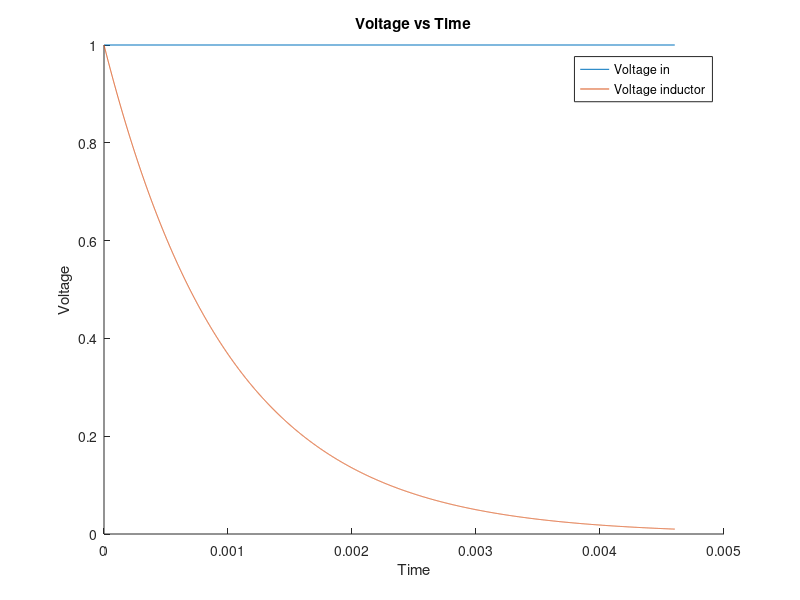

MATLAB code for this plot:
% Script to plot RL circuit

%% Initial values
R = 100;
L = 100*10^-3;
Vin = 1;
i = [0, 0]; % i has t in first column, current in second
h = 1*10^-6;

%% Calculating i and v
while( abs(i(end, 2)-.01) > 0.0001)
    i = [i; [i(end, 1)+h, (1-h*R/L)*i(end, 2)+h/L*Vin]];
    
end

Vl = [i(:, 1), Vin-R*i(:, 2)];

%% Plotting
t = Vl(end, 1);

figure;
hold on;
plot([0 t], [Vin Vin]);
plot(Vl(1:end, 1), Vl(1:end, 2));
title("Voltage vs Time");
ylabel("Voltage");
xlabel("Time");
legend("Voltage in", "Voltage inductor");

%% Questions
% The steady state voltage of a capaciter is the input voltage. However,
% for an inducter, it is 0. The capaciter also starts off at 0, and curves
% concave down to the input voltage. The inducter starts off at the input
% voltage, and curves concave up towards 0.